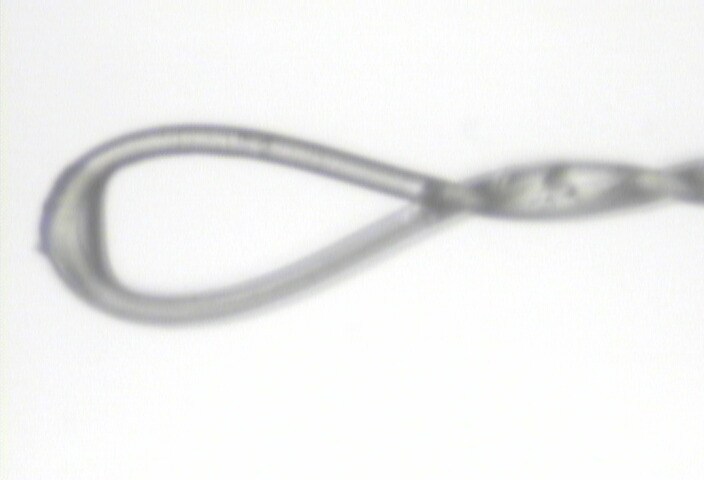
#> input picture real_loop_himag.jpg, 704 x 480 px, given in place of real_loop_himag.jpg_raw_rotx0.png, which was not available
$ python postprocess.py ../real_loop_himag.jpg
#> lines starting #> are read from the running program, lines starting #| are printed output that depends on the picture; pictures that were not available may be replaced by others from this repository, and a replacement may not be noted
### loop_sim/renderer/field.py
"""Camera emulation: sensor raster, illumination field, black floor, tone.

The ray tracer outputs transmittance T (1.0 = empty field of view, 0.0 =
opaque); this module adds what a camera actually records:

    observed = (E(x,y) - B) * T(x,y) + B

`E` is the incident illumination field (what the camera sees at T=1); `B` is
the black floor (what it sees at T=0: veiling glare in the objective plus the
sensor pedestal).  See docs/DECISIONS.md 2026-08-10 renders became
photographs.

Runs at serve time only, downstream of both tracers, and must never move into
either or into a template.  The illumination defect is fixed in camera space,
so a template baking it in would pan with the sample instead of staying
still.  `frame_library.content_window`'s sample/background split would read
it as content everywhere and refuse to build.  And templates store raw
transmittance, so moving it here would force a rebuild of every shipped
library for a change that never touches them.

Everything here is a pure function of (shape, parameters): no RNG, no clock,
no per-call state.  `tests/test_server_settle_parity.py` and
`tests/test_torch_render_parity.py` compare JPEG bytes across a fresh render
vs. the live server, and across engines; a future term needing grain must
derive from pixel coordinates or a stored tile, never `np.random` without a
seed threaded through the call.

`E0`, the vignette shape and `B` were fitted to an empty field reconstructed
from 300 frames of one 2020-01-29 session, by the per-pixel 80th percentile;
the quadratic explains 83.5% of the field's variance.
"""
import numpy as np

# Empty-field level as a fraction of full scale.  Measured 152.2/255 on the
# reconstructed field; real single frames of that session read 164-169 in their
# brighter regions, which the vignette shape accounts for.
E0 = 0.5969

# Black floor: what an opaque object reads.  Measured as the 5th percentile of
# sub-90 pixels over the same 300 frames = 45/255, which lands on the 44-48
# pin interior measured independently in C07.  Veiling glare in the objective
# and the sensor pedestal are not separable from these frames -- the background
# only varies 8% across a frame, so a constant-ratio and a constant-offset model
# fit about equally well (CV 10.2% vs 7.8%).  The affine form takes the offset
# reading; a blur-based glare term is the documented next refinement.
B = 0.1765

# Vignette shape on normalised coordinates u, v in [-1, 1], in the basis
# [1, u, v, u^2, u*v, v^2], scaled so the field's mean is 1.0.  The dominant
# term is v^2 at -0.304: a vertical bowl, bright through the middle rows and
# falling off top and bottom, peak-to-trough 41.6% of level.  A plane alone
# explains under 1% of this -- the linear terms very nearly cancel by symmetry,
# which is why a gradient model looks like it fails.
VIGNETTE = (1.09472, -0.02534, +0.05636, +0.02100, -0.00112, -0.30397)

# What the quadratic vignette above leaves behind: the soft blotchiness every
# real frame has.  Fitting only the smooth bowl and discarding this residual
# is why an earlier version of this stage read as a flat grey card next to a
# photograph.  Deterministic and fixed in camera space like the bowl, since
# this is an illumination defect too (the sample moves under it); that is the
# opposite of the pin's grain, which belongs to the pin and re-rolls with the
# pose -- the two look similar in code and are physically unrelated.
#
# Six octaves, not the usual one or two, because real background energy is
# roughly flat across scale rather than concentrated at one; gain 0.90 (not
# the textbook 0.5) for the same reason.  Total amplitude is 3.6% of level,
# from a background mask that dilates the dark body rather than thresholding
# by percentile.  See docs/DECISIONS.md 2026-08-11 the glint met an operator.
#
# The shipped default matches the 2020 session it was fit to, not a universal
# field (docs/DECISIONS.md 2026-08-10 renders became photographs).  A future
# caller wanting per-frame variation should vary these coefficients, not add
# noise -- a background fixed in camera space is exactly what a model could
# learn to localise by instead of the loop.
MOTTLE = 0.0435        # raw fBm amplitude, solved so 0.036 survives a quadratic re-fit
MOTTLE_UV = 0.80        # coarsest octave, in u-units (u spans 2.0 across w)
MOTTLE_OCTAVES = 6      # six, because one scale reads as a smooth wash, not cloud
MOTTLE_GAIN = 0.90      # amplitude ratio between successive octaves
MOTTLE_SEED = 0x30771E


def _fbm(u, v, cell, seed, octaves=MOTTLE_OCTAVES, gain=MOTTLE_GAIN):
    """Sum of halving-scale value noise, normalised to unit standard deviation.

    Octaves are statistically independent (each gets its own hash salt), so
    they add in QUADRATURE -- dividing by the linear sum would leave the result
    short of unit sd and make the amplitude constant lie.
    """
    total = 0.0
    amp, power = 1.0, 0.0
    for i in range(int(octaves)):
        total = total + amp * _value_noise(u, v, cell / (2 ** i),
                                           seed + i * 7919)
        power += amp * amp
        amp *= gain
    return total / (power ** 0.5)

# Rec. 601 luma weights, used only by the `mono` option.
_LUMA = np.array([0.299, 0.587, 0.114])

# The real sensor's raster.  Every frame in `data/real_images/` is 704x480, and the
# BL831 sample camera's pixels are NOT square: 6.7324 x 7.4729 um at the mid
# zoom stop and 0.8233 x 0.9139 at the hi stop -- aspect 1.1100 at both.  The
# renderer has one scalar `pixel_size`, so the shipped scenes model that camera
# the only way a square-pixel tracer can: 640 x 7.4 um covers 4736.0 um where
# 704 x 6.7324 covers 4739.6, agreeing to 0.08% horizontally and 0.98%
# vertically.  640 is therefore not a discrepancy against the photographs, it
# is the square-pixel rendition of them (704/640 = 1.100 cancels the 1.110
# pixel aspect), and rendering 704 wide at 7.4 um would over-cover the field by
# +9.92%.  What 640 does NOT reproduce is the frame SHAPE, and consumers care:
# dcss stores a um-per-pixel constant for this camera, so a stand-in that emits
# 640 columns reads 10% wide horizontally.  Resampling to the sensor raster
# here closes that without touching the scene, the renderer or any template.
SENSOR_WH = (704, 480)

_cache = {}
_weight_cache = {}


def vignette(h, w, coeffs=VIGNETTE, amplitude=1.0, mottle=MOTTLE):
    """The illumination field shape, (h, w) float64 with mean ~1.0.

    Coordinates are normalised to [-1, 1] on each axis, so the same
    coefficients describe the same physical field at any render size --
    important because templates are built at one resolution and served at
    another.  `amplitude` scales the departure from flat: 0.0 is a uniform
    field, 1.0 is the measured 2020 session, and values below 1 match the
    flatter recent epochs (see docs/DECISIONS.md 2026-08-10 renders became
    photographs).

    Note this indexes OUTPUT pixels and is not rescaled by zoom, which asserts
    the defect sits downstream of the zoom optics.  That is an assumption, not
    a measurement; if the mottle is later found to scale with zoom it sits near
    a field-conjugate plane instead.
    """
    key = (h, w, coeffs, float(amplitude), float(mottle))
    hit = _cache.get(key)
    if hit is not None:
        return hit
    v, u = np.mgrid[0:h, 0:w].astype(np.float64)
    u = 2.0 * u / max(w - 1, 1) - 1.0
    v = 2.0 * v / max(h - 1, 1) - 1.0
    c = coeffs
    f = (c[0] + c[1] * u + c[2] * v
         + c[3] * u * u + c[4] * u * v + c[5] * v * v)
    if amplitude != 1.0:
        f = 1.0 + amplitude * (f - 1.0)
    if mottle:
        n = _fbm(u, v * (h / float(w)), MOTTLE_UV, MOTTLE_SEED)
        # The mottle may change the field's SHAPE and never its LEVEL -- E0 is
        # a measured number and the blobs are a perturbation about it.  Both
        # steps are needed: subtracting the mean makes the perturbation
        # zero-mean, and rescaling removes what the bowl-blob covariance still
        # puts back.  Skipping the first shifted the served mean 6.7%; skipping
        # the second left 0.24%, and test_clear_path_reads_the_empty_field
        # catches both.
        g = f * (1.0 + amplitude * float(mottle) * (n - n.mean()))
        f = g * (f.mean() / g.mean())
    _cache[key] = f
    return f


# [20 lines left out: function _axis_weights, not called in this run]


def to_sensor(img, size=SENSOR_WH):
    """Resample a square-pixel render onto the camera's non-square raster.

    `img` is (H, W, 3) float; the result is (size[1], size[0], 3).  Returns the
    input unchanged when it is already that size, so this is free for a caller
    that renders at the sensor raster directly.

    WHY THIS RUNS AFTER THE DEFOCUS BLUR, NOT BEFORE.  The objective's PSF is
    isotropic in the optical image; it is the SENSOR that samples that image at
    two different pitches.  Blurring in square-pixel space with one scalar
    sigma and resampling afterwards reproduces that -- the blur comes out 1.1x
    wider vertically than horizontally in the delivered frame, which is what
    the real camera does.  Blurring after the resample would need an
    anisotropic kernel, and `ImageFilter.GaussianBlur` has no such thing.

    WHY BILINEAR.  A real sensor box-integrates over each pixel, but this is a
    1.100x UPSAMPLE: each output column draws on 0.909 source columns, so a box
    filter degenerates to nearly a point sample and bilinear is both the
    standard choice and the one the template crop upstream already uses.
    Separable and index-based, so it is a pure function of (shape, size) --
    `tests/test_server_settle_parity.py` compares JPEG bytes and would catch
    any per-call state here.
    """
    a = np.asarray(img, dtype=np.float64)
    h, w = a.shape[:2]
    tw, th = int(size[0]), int(size[1])
    if (w, h) == (tw, th):
        return a
    if w != tw:
        i0, i1, t = _axis_weights(w, tw)
        a = a[:, i0] * (1.0 - t)[None, :, None] + a[:, i1] * t[None, :, None]
    if h != th:
        j0, j1, t = _axis_weights(h, th)
        a = a[j0] * (1.0 - t)[:, None, None] + a[j1] * t[:, None, None]
    return a


# ---------------------------------------------------------------------------
# The pin's specular streak
# ---------------------------------------------------------------------------
# A 0.7 mm mounting pin is machined steel; the tracer models it as a purely
# opaque body, so it renders as a flat silhouette at the black floor.  Real
# ones carry a bright, broken specular glint along the shank -- the largest
# remaining structural difference between a rendered pin and a photographed
# one.  Modelling it properly needs a BRDF and a specular bounce in the
# tracer; this is the cosmetic stand-in, deliberately in camera space so it
# costs no library rebuild.  The grain applies multiplicatively to the ridge,
# not to the diffuse floor: surface slope modulates what is reflected, not
# what is absorbed, and keeping it on the ridge alone stops it touching the
# pin body.
#
# Constants were measured off two reference frames at the mid zoom stop
# (`data/real_images/mid_mag/A01_nylonloop_pinleft_mid.jpg`,
# `E02_digitize_source_mid.jpg`); see docs/DECISIONS.md 2026-08-10 the pin's
# specular streak.  `gain` sits deliberately near the quiet end of the
# measured range: a blown-out glint on an otherwise flat pin reads worse than
# no glint at all.  Not modelled: a bright rim at the pin's far edge (edge
# diffraction plus the cylinder's grazing return) -- a second term, and much
# less visible than the streak.
#
# Geometry (`pin`, below) comes from the scene via
# `pin_projection.project_pin`, not from the image; see docs/DECISIONS.md
# 2026-08-12 the glint is projected from the scene.
STREAK = {
    "opaque":     0.04,   # transmittance at or below which a pixel is opaque
    "offset":    -0.45,   # ridge centre, in half-widths from the pin's axis;
                          # sign follows the illumination geometry, not the
                          # pin (default follows E02, this repo's digitized
                          # frame)
    "width":      0.13,   # ridge FWHM, as a fraction of the pin's full width
    "gain":       0.35,   # peak above the floor, x the local illumination
    "grain":      0.15,   # grain sd, x the local ridge amplitude
    "grain_px":   2.0,    # grain correlation length, px
    "seed":       0x5EED,
    "phase":      0,      # re-rolls the grain; the server feeds it the pose
}


def _hash01(i, j, seed):
    """Deterministic pseudo-random floats in [-1, 1) from integer cells.

    A hash, not an RNG: no state, no seeding order, no per-call variation.
    `test_server_settle_parity` compares JPEG bytes between the live server and
    a fresh render, so a stochastic grain would break that guard rather than
    this one.  uint64 throughout because numpy wraps unsigned arithmetic
    silently, which is what a mixing function wants.
    """
    a = (i.astype(np.int64) + (1 << 20)).astype(np.uint64) * np.uint64(73856093)
    b = (j.astype(np.int64) + (1 << 20)).astype(np.uint64) * np.uint64(19349663)
    h = a ^ b ^ np.uint64(seed)
    h ^= h >> np.uint64(13)
    h *= np.uint64(1274126177)
    h ^= h >> np.uint64(16)
    return (h & np.uint64(0xFFFF)).astype(np.float64) / 32767.5 - 1.0


# Unit-sd normaliser for `_value_noise`: smoothstep-interpolated cell values
# drawn uniformly from [-1, 1) come out at sd 0.4325 (measured over 2.25e6
# samples at cell 2, 3 and 4 -- 0.4325/0.4291/0.4292, so it is a property of
# the interpolant, not of the cell size or the seed).  Dividing by it makes
# `grain` read directly as "sd, as a fraction of the ridge amplitude".
_NOISE_SD = 0.4325


def _value_noise(u, v, cell, seed):
    """Smooth deterministic noise on a rotated grid, unit standard deviation.

    `u`, `v` are coordinates in the PIN's own frame, not the image's, so the
    grain rides with the pin as the stage pans and the spindle turns -- surface
    roughness belongs to the pin, unlike the illumination field, which is fixed
    in camera space.  Cell values are hashed (never interpolated from a stored
    tile) and blended with a smoothstep, so a sub-pixel move slides the pattern
    continuously instead of making it jump.
    """
    p, q = u / cell, v / cell
    i, j = np.floor(p), np.floor(q)
    fp, fq = p - i, q - j
    wp = fp * fp * (3.0 - 2.0 * fp)
    wq = fq * fq * (3.0 - 2.0 * fq)
    n00 = _hash01(i, j, seed)
    n10 = _hash01(i + 1.0, j, seed)
    n01 = _hash01(i, j + 1.0, seed)
    n11 = _hash01(i + 1.0, j + 1.0, seed)
    top = n00 * (1.0 - wp) + n10 * wp
    bot = n01 * (1.0 - wp) + n11 * wp
    return (top * (1.0 - wq) + bot * wq) / _NOISE_SD


# [227 lines left out: functions _gaussian_kernel, _blur1d, _blur2d, _streak_patch, specular_streak, to_luma, not called in this run]


def apply_camera(img, level=E0, floor=B, coeffs=VIGNETTE, amplitude=1.0,
                 mono=False, enabled=True, streak=True, streak_params=None,
                 defocus=0.0, pin=None):
    """Map transmittance to what the camera would record.  Returns a new array.

    `img` is (H, W, 3) float in [0, 1] straight out of the tracer, or a crop of
    a template holding the same quantity.  The result is in [floor, level*max
    (shape)] and therefore never touches 0 or 255 after quantisation -- the
    specular streak is bounded well below the white rail by its own gain, so
    adding it does not put the top rail back in reach.

    `streak` adds the pin's specular glint (`specular_streak`), and `pin` says
    WHERE the pin is -- see `_streak_patch`.  `pin=None` draws no glint, which
    is the right default for any caller that does not know where the pin is: a
    frame with no glint is a small incorrectness, a glint on the wrong body is
    a false feature in training data.  The glint reads the TRANSMITTANCE,
    before the mono collapse, because the pin is opaque in every channel and
    the result must not depend on whether colour was flattened.  `defocus` is
    the sigma the sample's silhouette was blurred by, in output pixels; the
    glint gets the same blur, because it comes off the same surface.  The
    illumination field deliberately does NOT.
    """
    if not enabled:
        return img
    t = to_luma(img) if mono else img
    e = float(level) * vignette(t.shape[0], t.shape[1], coeffs, amplitude)
    out = (e[..., None] - float(floor)) * t + float(floor)
    if streak:
        patch = _streak_patch(img, pin, streak_params, defocus)
        if patch is not None:
            # Scaled by the local illumination: a specular return is reflected
            # incident light, so it dims where the field dims, exactly as the
            # background does.  Scattered into the pin's own pixels rather than
            # added frame-wide -- the streak covers ~6% of a frame.
            r, c, val = patch
            out[r, c, :] += (e[r, c] * val)[:, None]
    return out

### jacob_run/postprocess.py
"""Blur + matched camera for one-shot renders, and the 2x2 panel (0 deg | photo / 80 | 90).

Run with Jacob's venv from his repo:
  cd /home/jadoughty/projects/loop_sim_MINE/xtal-loop-sim && env PYTHONPATH=. .venv/bin/python \
      /home/jamesh/projects/loop_sim/jacob_run/postprocess.py TAG
reads  probe/TAG_raw_rotx{0,80,90}.png
writes probe/TAG_rotx{0,80,90}.png and probe/TAG_panel.png
"""
import sys

import numpy as np
from PIL import Image
from scipy.ndimage import gaussian_filter

from loop_sim.renderer.field import to_sensor, apply_camera

tag = sys.argv[1]
P = '/home/jamesh/projects/loop_sim/jacob_run/probe/'
E, F, amp = np.load('/home/jamesh/projects/loop_sim/claude/jacob_run/camera_fit.npy')
#> (reads jacob_run/camera_fit.npy from the repository)
q = lambda a: (np.clip(a, 0, 1) * 255).astype(np.uint8)
ims = {}
for a in ('0', '80', '90'):
    r = np.asarray(Image.open(P + f'{tag}_raw_rotx{a}.png').convert('RGB'), float) / 255
    ims[a] = q(apply_camera(to_sensor(gaussian_filter(r, (2.5, 2.5, 0))), level=E, floor=F,
                            amplitude=amp, mono=False, streak=False))
#> in vignette, `key = (h, w, coeffs, float(amplitude), float(mottle))`: key = (480, 704, (1.09, -0.0253, 0.0564, 0.021, -0.00112, -0.304), 0.288, 0.0435)
#> in vignette, `c = coeffs`: c = (1.09, -0.0253, 0.0564, 0.021, -0.00112, -0.304)
#> in vignette, `f = (c[0] + c[1] * u + c[2] * v + c[3] * u * u + c[4] * u * v + c[5] *..`:
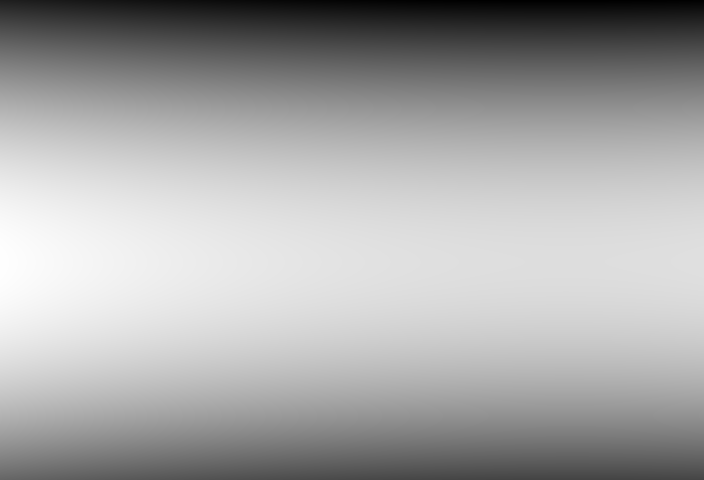
#> f: shape (480, 704) float64; min 0.727, max 1.14, mean 1; drawn with min black and max white
#> in vignette, `g = f * (1.0 + amplitude * float(mottle) * (n - n.mean()))`:
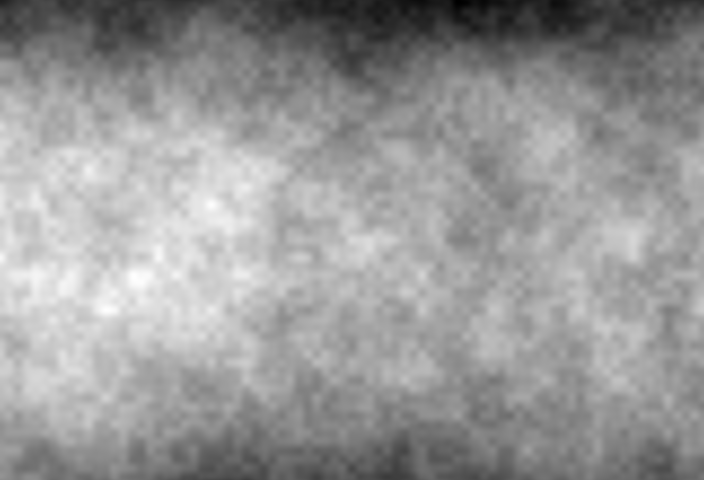
#> g: shape (480, 704) float64; min 0.904, max 1.06, mean 1; drawn with min black and max white
#> in apply_camera, `out = (e[..., None] - float(floor)) * t + float(floor)`:
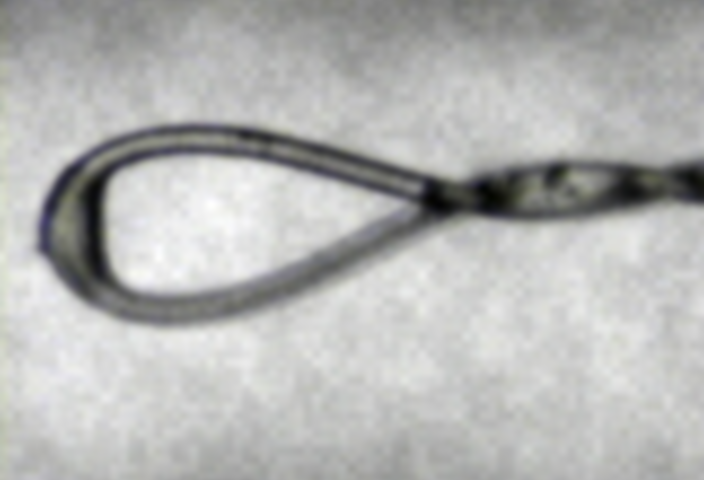
#> out: shape (480, 704, 3) float64; mean of channels 0, 1, 2 0.968, 0.969, 0.967; drawn with min black and max white
    Image.fromarray(ims[a]).save(P + f'{tag}_rotx{a}.png')
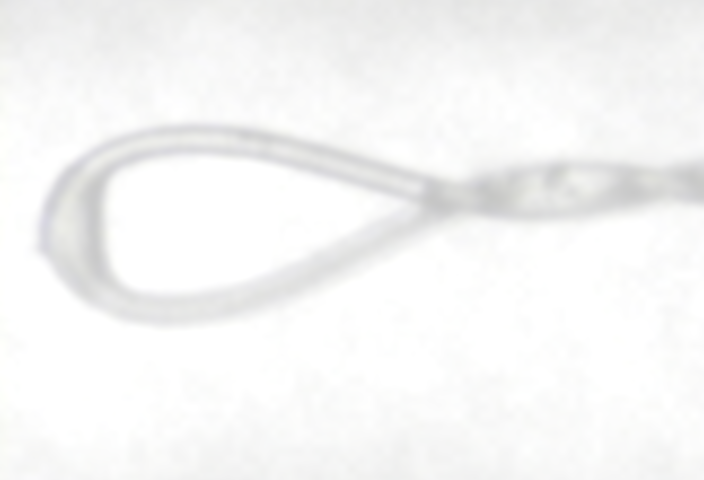
#> saved as real_loop_himag.jpg_rotx0.png: PIL image 704x480 RGB; mean R, G, B 245.7, 245.9, 245.6
#> (the run stopped early here; a loop or call above may not have finished)
